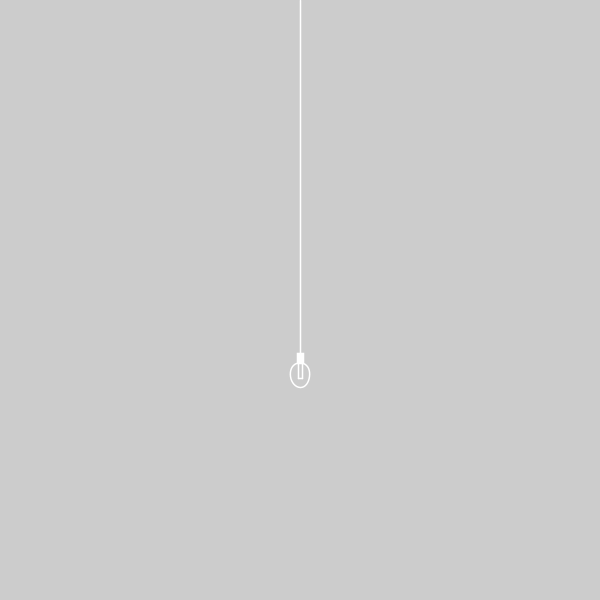
Frame 1 (no input)
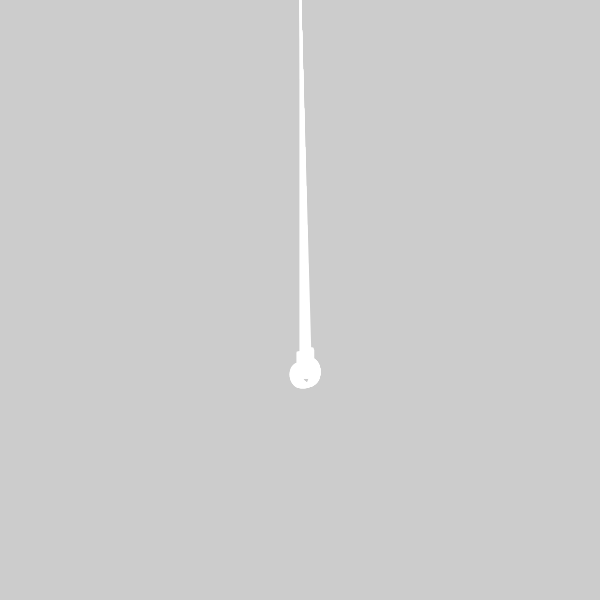
Frame 60 (the mouse pressed at the canvas centre just before this capture)
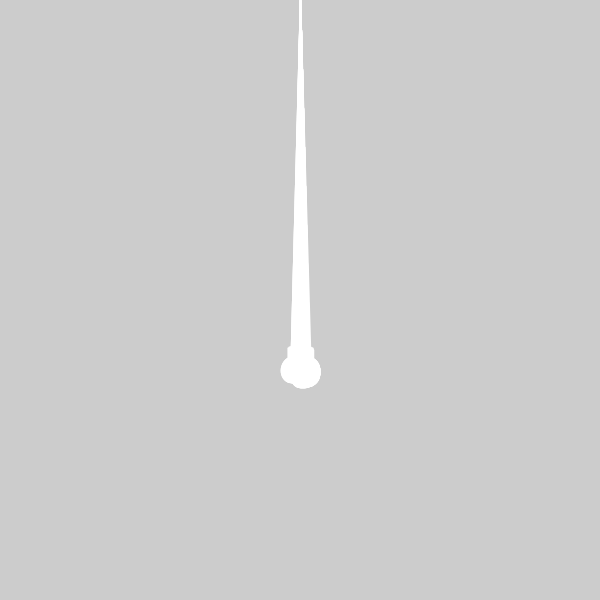
Frame 120 (the mouse held since frame 60 and released just before this capture)

The Processing sketch that drew these frames (run headless with seeded random() and noise(); from frame 60 on, the mouse is pressed at the canvas centre):

// Processing sketch: Hanging_rope
// ── Hanging_rope.pde
void setup(){
  size(600,600);
}

float x=0;
float y=0;
float t=0;

void draw(){
  clear();
  stroke(255);
  fill(0,0);
  x=300+10*sin(radians(t));
  y=350+3*cos(radians(t));
  strokeWeight(1.5);
  line(300,0,x,y);
  fill(255);
  rect(x-3,y,6,10);
  fill(0,0);
  arc(x, y+22, 20, 25, 0-PI/2.5, PI+PI/2.5);
  line(x-2, y+10, x-2, y+25);
  line(x+2, y+10, x+2, y+25);
  line(x-2, y+25, x+2, y+25);
  //point(x,y);
  t+=2;
}
